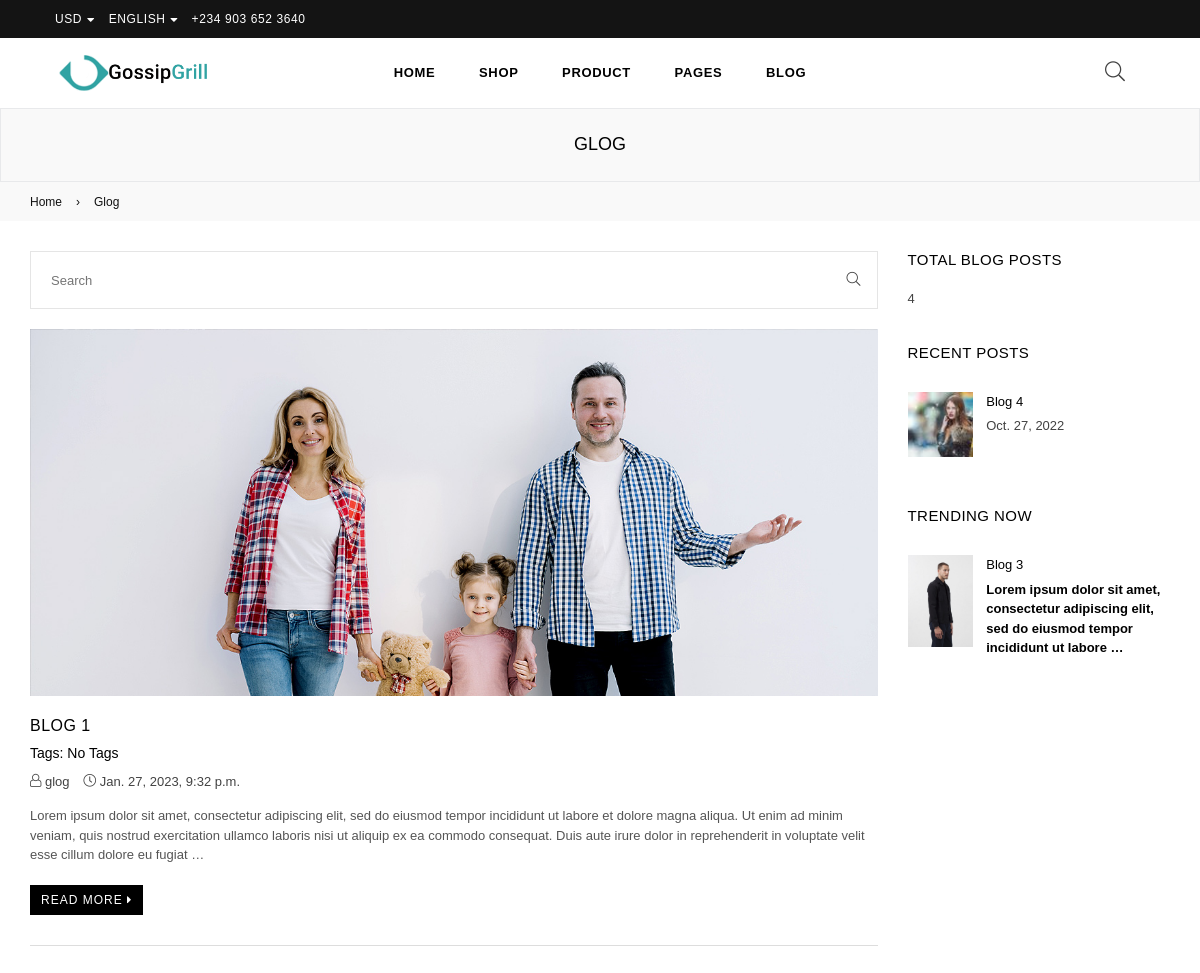
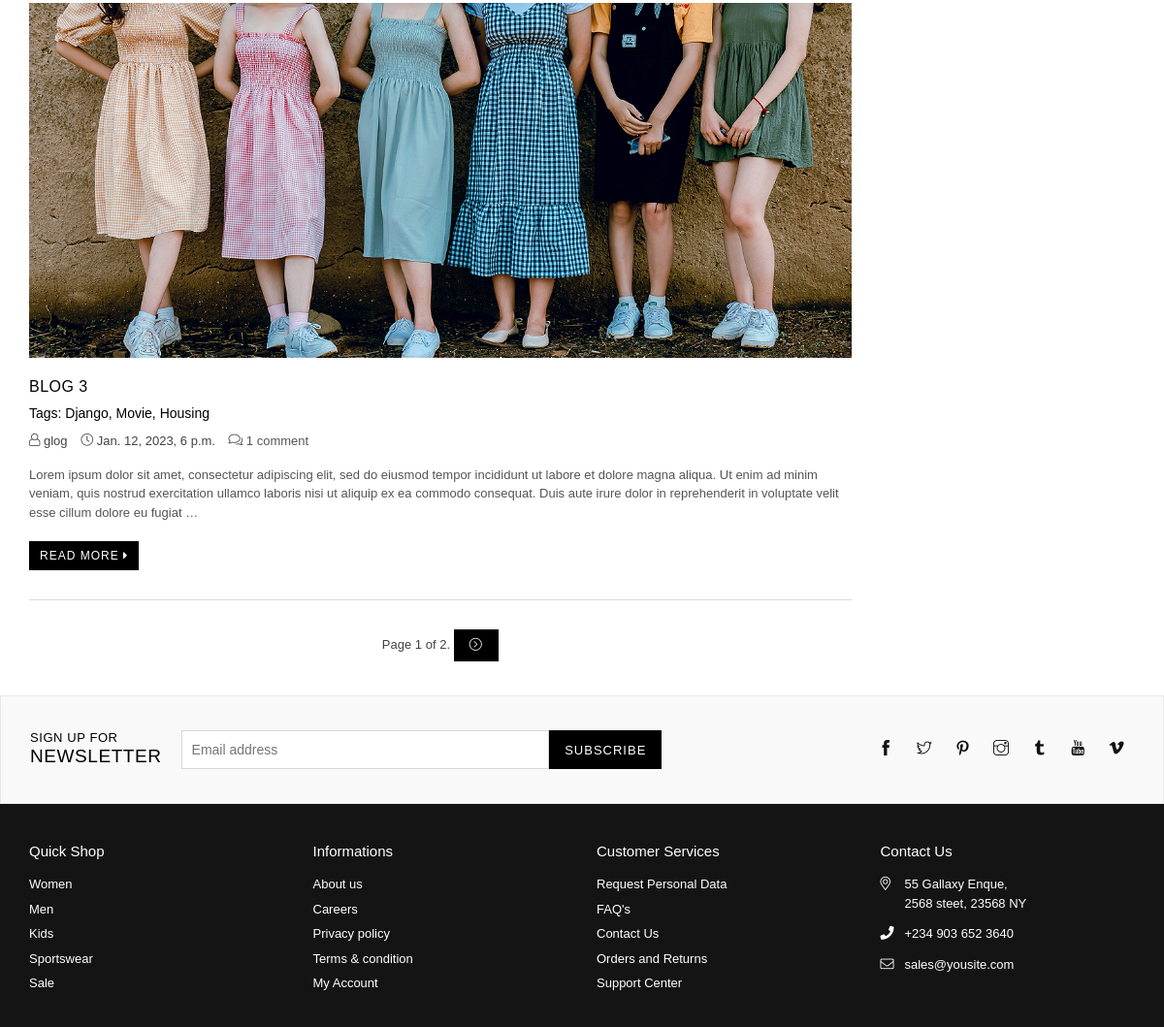
The page / on the database its author committed (2 pictures, top to bottom).
### blog/models.py (models this page shows, shortened)
class Post(models.Model):
    class Status(models.TextChoices):
        DRAFT = 'DF', 'Draft'
        PUBLISHED = 'PB', 'Published'
    blog_title = models.CharField(null=True, blank=True, max_length=200)
    blog_slug_title = models.SlugField(unique=True, max_length=200, unique_for_date='date_published')
    author = models.ForeignKey(User, on_delete=models.CASCADE, related_name='blog_posts')
    blog_img = models.ImageField(upload_to='blog/post/%Y%m%d', blank=True, null=False, default='blog/post/default.jpg', validators=[validate_image_file_extension])
    is_recent = models.BooleanField(default=False)
    recent_img = models.ImageField(upload_to='blog/recent/%Y%m%d', blank=True, null=False, default='blog/recent/default.jpg', validators=[validate_image_file_extension])
    is_trending = models.BooleanField(default=False)
    trend_img = models.ImageField(upload_to='blog/trends/%Y%m%d', blank=True, null=False, default='blog/trends/default.jpg', validators=[validate_image_file_extension])
    body = models.TextField()
    status = models.CharField(max_length=2, choices=Status.choices, default=Status.DRAFT)
    date_published = models.DateTimeField(default=now())
    date_created = models.DateTimeField(auto_now_add=True)
    date_updated = models.DateTimeField(auto_now=True)
    tags = TaggableManager()
    published = PublishedManager()  # my custom manager
    drafted = DraftManager()
    class Meta:
        ordering = ['-date_published']
        indexes = [
            models.Index(fields=['blog_title', 'blog_slug_title']),
            models.Index(fields=['body']),
            models.Index(fields=['status']),
            models.Index(fields=['date_published', 'date_created']),
        ]
        verbose_name_plural = 'Posts'
    def get_absolute_url(self):
        return reverse('blog:post_detail', args=[
            self.date_published.year,
            self.date_published.month,
            self.date_published.day,
            self.pk,
            self.blog_slug_title
        ])

### blog/views.py (the view)
# urls.py: path('', home, name='home'),
def home(request, tag_slug=None):
    context = {}
    post_link = Post.published.all()
    tag = None
    if tag_slug:
        tag = get_object_or_404(Tag, tag=tag_slug)
        post_link = post_link.filter(tags__in=[tag])
    paginator = Paginator(post_link, 2)
    page_number = request.GET.get('page', 1)
    try:
        posts = paginator.page(page_number)
    except EmptyPage:
        posts = paginator.page(paginator.num_pages)
    except PageNotAnInteger:
        posts = paginator.page(1)
    context['posts'] = posts
    context['tag'] = tag
    return render(request, 'posts.html', context)

### template/posts.html (shortened to what this page needs)
{% extends 'base/base.html' %}
{% load static %}
{% block body %}
{% include 'base/header.html' %}
			<div id="page-content">
				<div class="page section-header text-center mb-0">
					<div class="page-title">
						<div class="wrapper"><h1 class="page-width">Glog</h1></div>
					</div>
				</div>
				<div class="bredcrumbWrap">
					<div class="container breadcrumbs">
						<a href="{% url 'blog:home' %}" title="Back to the home page">Home</a><span aria-hidden="true">›</span><span>Glog</span>
					</div>
				</div>
				<div class="container">
					<div class="row">
						<div class="col-12 col-sm-12 col-md-9 col-lg-9 main-col" id="keywords">
							<div class="custom-search">
								<form action="" method="POST" class="input-group search-header search" role="search" style="position: relative;">
									<input class="search-header__input search__input input-group__field" type="search" name="q" placeholder="Search" aria-label="Search" autocomplete="off">
									<span class="input-group__btn"><button class="btnSearch" type="submit"> <i class="icon anm anm-search-l"></i> </button></span>
								</form>
							</div>
							<div class="blog--list-view blog--grid-load-more">
								{% for post in posts %}
								<div class="article">
									<a class="article_featured-image" href="{{ post.get_absolute_url }}">
										<img class="blur-up lazyload" data-src="{{ post.blog_img.url }}" src="{{ post.blog_img.url }}" alt="It's all about how you wear">
									</a>
									<h2 class="h3"><a href="{{ post.get_absolute_url }}">{{ post.blog_title }}</a></h2>
									<h6 class="h6">Tags: {{ post.tags.all|join:", "|default:"No Tags" }}</h6>
									<ul class="publish-detail">
										<li><i class="anm anm-user-al" aria-hidden="true"></i>  {{ post.author }}</li>
										<li><i class="icon anm anm-clock-r"></i> <time datetime="{{ post.date_published|time }}">{{ post.date_published }}</time></li>
										<li>
											{% if post.comment_posts.count %}
											<ul class="inline-list">
												<li><i class="icon anm anm-comments-l"></i> <a href="#">{{ post.comment_posts.count }} comment{{ post.comment_posts.count|pluralize }}</a></li>
											</ul>
											{% endif %}
										</li>
									</ul>
									<div class="rte">
										<p>{{ post.body|truncatewords:"50" }}</p>
										</div>
									<p><a href="{{ post.get_absolute_url }}" class="btn btn-secondary btn--small">Read more <i class="fa fa-caret-right" aria-hidden="true"></i></a></p>
								</div>
								{% endfor %}
								{% block pagination %}
								{% include 'paging.html' with page=posts %}
								{% endblock %}
							</div>
						</div>
						{% include 'base/sidebar.html'%}
					</div>
				</div>
			</div>
{% include 'base/footer.html' %}
{% endblock %}

### template/base/base.html (shortened to what this page needs)
<!DOCTYPE html>
{% load static %}
<html class="no-js" lang="en">
	<head>
		<link rel="stylesheet" href="{% static 'assets/css/plugins.css' %}">
		<link rel="stylesheet" href="{% static 'assets/css/bootstrap.min.css' %}">
		<link rel="stylesheet" href="{% static 'assets/css/style.css' %}">
		<link rel="stylesheet" href="{% static 'assets/css/responsive.css' %}">
		<link rel="stylesheet" href="{% static 'assets/css/custom.css' %}">
	</head>
	<body class="template-blog belle">
        <div>
            {% block body %}
            {% endblock %}
        </div>
	</body>
</html>

### template/base/header.html (shortened to what this page needs)
{% load static %}
		<div class="pageWrapper">
			<div class="top-header">
				<div class="container-fluid">
					<div class="row p-0">
						<div class="col-10 col-sm-8 col-md-5 col-lg-4 ">
							<div class="currency-picker">
								<span class="selected-currency">USD</span>
							</div>
							<div class="language-dropdown">
								<span class="language-dd">English</span>
							</div>
							<p class="phone-no"> +234 903 652 3640</p>
						</div>
					</div>
				</div>
			</div>
			<div class="header-wrap animated d-flex">
				<div class="container-fluid">
					<div class="row align-items-center">
						<div class="logo col-md-2 col-lg-2 d-none d-lg-block">
							<a href="index.html">
								<img src="{% static 'assets/images/goslogo.png' %}" alt="Belle Multipurpose Html Template" title="Belle Multipurpose Html Template" />
							</a>
						</div>
						<div class="col-2 col-sm-3 col-md-3 col-lg-8">
							<nav class="grid__item" id="AccessibleNav">
								<ul id="siteNav" class="site-nav medium center hidearrow">
									<li class="lvl1 parent megamenu">
										<a href="#">Home
										</a>
									</li>
									<li class="lvl1 parent megamenu">
										<a href="#">Shop
										</a>
									</li>
									<li class="lvl1 parent megamenu">
										<a href="#">Product
										</a>
									</li>
									<li class="lvl1 parent dropdown">
										<a href="#">Pages
										</a>
									</li>
									<li class="lvl1 parent dropdown">
										<a href="#">Blog </a>
									</li>
								</ul>
							</nav>
						</div>
						<div class="col-4 col-sm-3 col-md-3 col-lg-2">
							<div class="site-header__search">
								<button type="button" class="search-trigger"><i class="icon anm anm-search-l"></i></button>
							</div>
						</div>
					</div>
				</div>
			</div>
		</div>

### template/paging.html (shortened to what this page needs)
{% load static %}
{% block pagination %}
        <div class="loadmore-post">
            <span class="step-links">
                <span class="current">
                    Page {{ page.number }} of {{ page.paginator.num_pages }}.
                </span>
                {% if page.has_next %}
                    <a href="?page={{ page.next_page_number }}" class="btn">
                        <i class="icon icon-arrow-circle-right"></i>
                    </a>
                {% endif %}
            </span>
        </div>
{% endblock %}

### template/base/sidebar.html
{% load blog_tags %}
{% load static %}
						<div class="col-12 col-sm-12 col-md-3 col-lg-3 sidebar">
							<div class="sidebar_tags">
								<div class="sidebar_widget">
									<div class="widget_title"><h2>Total Blog Posts</h2></div>
									<span class="widget_content">{% total_posts %}</span>
								</div>
								<div class="sidebar_widget">
									<div class="widget-title"><h2>Recent Posts</h2></div>
									<div class="widget-content">
										<div class="list list-sidebar-products">
											<div class="grid">
												{% recent 2 %}
											</div>
										</div>
									</div>
								</div>
								<div class="sidebar_widget">
									<div class="widget-title"><h2>Trending Now</h2></div>
									<div class="widget-content">
										<div class="list list-sidebar-products">
											{% trend 1 %}
										</div>
									</div>
								</div>
							</div>
						</div>

### template/recent.html
{% load static %}
        {% for post in recent %}
        <div class="grid__item">
            <div class="mini-list-item">
                <div class="mini-view_image">
                    <a class="grid-view-item__link" href="{{ post.get_absolute_url }}">
                        <img class="grid-view-item__image blur-up lazyload" data-src="{{ post.recent_img.url }}" src="{{ post.recent_img.url }}" alt="" />
                    </a>
                </div>
                <div class="details">
                    <a class="grid-view-item__title" href="{{ post.get_absolute_url }}">{{ post.blog_title }}</a>
                    <div class="grid-view-item__meta">
                        <span class="article__date"> <time datetime="{{ post.dat_published|date }}">{{ post.date_published|date }}</time></span>
                    </div>
                </div>
            </div>
        </div>
        {% endfor %}

### template/trend.html
{% load static %}
      <div class="grid">
          {% for post in trending %}
          <div class="grid__item">
              <div class="mini-list-item">
                  <div class="mini-view_image">
                      <a class="grid-view-item__link" href="{{ post.get_absolute_url }}">
                          <img class="grid-view-item__image blur-up lazyload" data-src="{{ post.trend_img.url }}" src="{{ post.trend_img.url }}" alt="" />
                      </a>
                  </div>
                  <div class="details">
                      <a class="grid-view-item__title" href="{{ post.get_absolute_url }}">{{ post.blog_title }}</a>
                      <div class="grid-view-item__meta">
                          <span class="product-price__price"><span class="money">{{ post.body|truncatewords:15 }}</span></span>
                      </div>
                  </div>
              </div>
          </div>
          {% endfor %}
      </div>

### template/base/footer.html
{% load static %}
			<footer id="footer">
				<div class="newsletter-section">
					<div class="container">
						<div class="row">
							<div class="col-12 col-sm-12 col-md-12 col-lg-7 w-100 d-flex justify-content-start align-items-center">
								<div class="display-table">
									<div class="display-table-cell footer-newsletter">
										<div class="section-header text-center">
											<label class="h2">
												<span>sign up for </span>newsletter
											</label>
										</div>
										<form action="#" method="post">
											<div class="input-group">
												<input type="email" class="input-group__field newsletter__input" name="EMAIL" value="" placeholder="Email address" required="">
												<span class="input-group__btn">
													<button type="submit" class="btn newsletter__submit" name="commit" id="Subscribe">
														<span class="newsletter__submit-text--large">Subscribe</span>
													</button>
												</span>
											</div>
										</form>
									</div>
								</div>
							</div>
							<div class="col-12 col-sm-12 col-md-12 col-lg-5 d-flex justify-content-end align-items-center">
								<div class="footer-social">
									<ul class="list--inline site-footer__social-icons social-icons">
										<li><a class="social-icons__link" href="#" target="_blank" title="Belle Multipurpose Bootstrap 4 Template on Facebook"><i class="icon icon-facebook"></i></a></li>
										<li><a class="social-icons__link" href="#" target="_blank" title="Belle Multipurpose Bootstrap 4 Template on Twitter"><i class="icon icon-twitter"></i> <span class="icon__fallback-text">Twitter</span></a></li>
										<li><a class="social-icons__link" href="#" target="_blank" title="Belle Multipurpose Bootstrap 4 Template on Pinterest"><i class="icon icon-pinterest"></i> <span class="icon__fallback-text">Pinterest</span></a></li>
										<li><a class="social-icons__link" href="#" target="_blank" title="Belle Multipurpose Bootstrap 4 Template on Instagram"><i class="icon icon-instagram"></i> <span class="icon__fallback-text">Instagram</span></a></li>
										<li><a class="social-icons__link" href="#" target="_blank" title="Belle Multipurpose Bootstrap 4 Template on Tumblr"><i class="icon icon-tumblr-alt"></i> <span class="icon__fallback-text">Tumblr</span></a></li>
										<li><a class="social-icons__link" href="#" target="_blank" title="Belle Multipurpose Bootstrap 4 Template on YouTube"><i class="icon icon-youtube"></i> <span class="icon__fallback-text">YouTube</span></a></li>
										<li><a class="social-icons__link" href="#" target="_blank" title="Belle Multipurpose Bootstrap 4 Template on Vimeo"><i class="icon icon-vimeo-alt"></i> <span class="icon__fallback-text">Vimeo</span></a></li>
									</ul>
								</div>
							</div>
						</div>
					</div>
				</div>
				<div class="site-footer">
					<div class="container">
						<div class="footer-top">
							<div class="row">
								<div class="col-12 col-sm-12 col-md-3 col-lg-3 footer-links">
									<h4 class="h4">Quick Shop</h4>
									<ul>
										<li><a href="#">Women</a></li>
										<li><a href="#">Men</a></li>
										<li><a href="#">Kids</a></li>
										<li><a href="#">Sportswear</a></li>
										<li><a href="#">Sale</a></li>
									</ul>
								</div>
								<div class="col-12 col-sm-12 col-md-3 col-lg-3 footer-links">
									<h4 class="h4">Informations</h4>
									<ul>
										<li><a href="#">About us</a></li>
										<li><a href="#">Careers</a></li>
										<li><a href="#">Privacy policy</a></li>
										<li><a href="#">Terms &amp; condition</a></li>
										<li><a href="#">My Account</a></li>
									</ul>
								</div>
								<div class="col-12 col-sm-12 col-md-3 col-lg-3 footer-links">
									<h4 class="h4">Customer Services</h4>
									<ul>
										<li><a href="#">Request Personal Data</a></li>
										<li><a href="#">FAQ's</a></li>
										<li><a href="#">Contact Us</a></li>
										<li><a href="#">Orders and Returns</a></li>
										<li><a href="#">Support Center</a></li>
									</ul>
								</div>
								<div class="col-12 col-sm-12 col-md-3 col-lg-3 contact-box">
									<h4 class="h4">Contact Us</h4>
									<ul class="addressFooter">
										<li><i class="icon anm anm-map-marker-al"></i><p>55 Gallaxy Enque,<br>2568 steet, 23568 NY</p></li>
										<li class="phone"><i class="icon anm anm-phone-s"></i><p>+234 903 652 3640</p></li>
										<li class="email"><i class="icon anm anm-envelope-l"></i><p>sales@yousite.com</p></li>
									</ul>
								</div>
							</div>
						</div>
					</div>
				</div>
			</footer>

### rows shown on the page
Post: blog_img (picture), blog_title "BLOG 1", tags.all "No Tags", author "glog", date_published "Jan. 27, 2023, 9:32 p.m.", body "Lorem ipsum dolor sit amet, consectetur adipiscing elit, sed do eiusmod tempor incididunt ut labore et dolore magna aliqua. Ut enim ad minim veniam, quis nostrud exercitation ullamco laboris nisi ut aliquip ex ea commodo consequat. Duis aute irure dolor in reprehenderit in voluptate velit esse cillum dolore eu fugiat …"
Post: blog_img (picture), blog_title "BLOG 3", tags.all "Django, Movie, Housing", author "glog", date_published "Jan. 12, 2023, 6 p.m.", comment_posts.count "1", body "Lorem ipsum dolor sit amet, consectetur adipiscing elit, sed do eiusmod tempor incididunt ut labore et dolore magna aliqua. Ut enim ad minim veniam, quis nostrud exercitation ullamco laboris nisi ut aliquip ex ea commodo consequat. Duis aute irure dolor in reprehenderit in voluptate velit esse cillum dolore eu fugiat …", trend_img (picture), blog_title "Blog 3", body "Lorem ipsum dolor sit amet, consectetur adipiscing elit, sed do eiusmod tempor incididunt ut labore …"
Post: recent_img (picture), blog_title "Blog 4", date_published "Oct. 27, 2022"

### other values the page prints
{{ page.number }} "1"
{{ page.paginator.num_pages }} "2"
